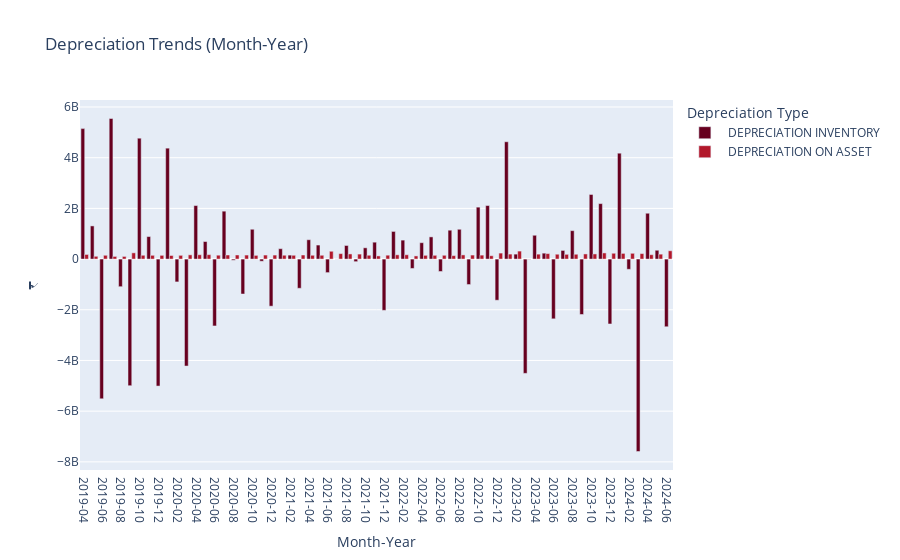

This figure's notebook cell:
### Code cell
# Create Month-Year column in the desired format
df['Month-Year'] = pd.to_datetime(df['YEAR'].astype(str) + '-' + df['MONTH'].astype(str))
df['Month-Year'] = df['Month-Year'].dt.strftime('%Y-%m')  # Format as "Month-Year"

# Group by Month-Year for combined depreciation trends
depreciation_trend_month_year = df.groupby('Month-Year')[[' DEPRECIATION INVENTORY ', ' DEPRECIATION ON ASSET ']].sum().reset_index()

# Bar Chart
fig = px.bar(
    depreciation_trend_month_year,
    x='Month-Year',
    y=[' DEPRECIATION INVENTORY ', ' DEPRECIATION ON ASSET '],
    title='Depreciation Trends (Month-Year)',
    labels={'value': '₹', 'variable': 'Depreciation Type', 'Month-Year': 'Month-Year'},
    barmode='group',  
    color_discrete_sequence=px.colors.sequential.RdBu
)
fig.update_xaxes(type='category')  
fig.show()
